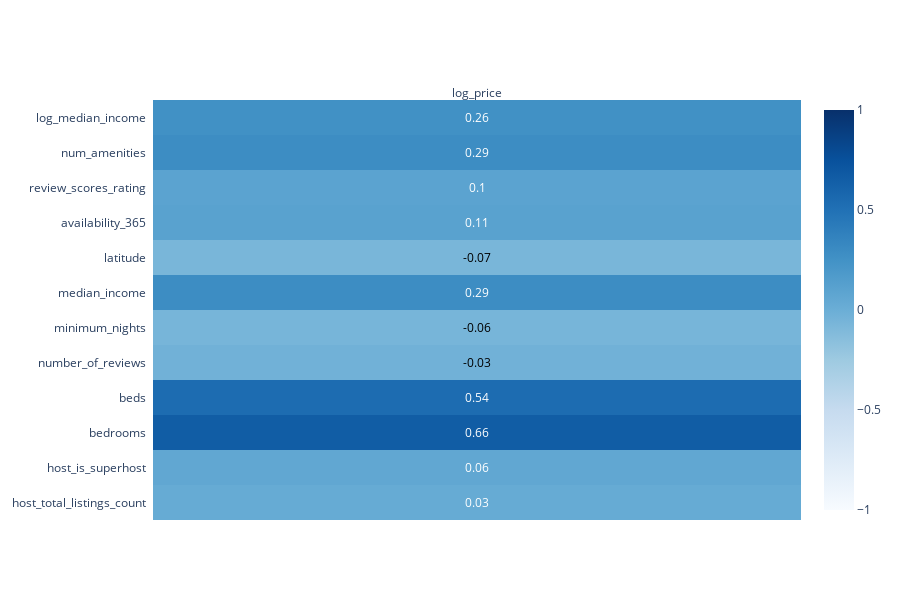

This figure's notebook cell:
### Code cell
df= pd.read_csv('df_sub.csv', dtype={"id": str})

df_a = [
    'host_total_listings_count','host_is_superhost','bedrooms',	
    'beds','number_of_reviews',	'minimum_nights',
    'median_income','latitude',	'availability_365','review_scores_rating',
    'num_amenities','log_median_income'
]
df_b = [
    'host_total_listings_count','host_is_superhost','bedrooms',	
    'beds','number_of_reviews',	'minimum_nights',
    'median_income','latitude',	'availability_365','reviews_per_month',
    'review_scores_accuracy','review_scores_checkin','review_scores_cleanliness',
    'review_scores_communication','review_scores_location','review_scores_value','review_scores_rating',
    'price','log_price'	,'num_amenities','log_median_income'
]

df_corr_r = df[df_b]
df_corr_round = df_corr_r.corr()[["log_price"]].T[df_a].T.round(2)
fig_cor = ff.create_annotated_heatmap(
    z=df_corr_round.to_numpy(),
    x=df_corr_round.columns.tolist(),
    y=df_corr_round.index.tolist(),
    zmax=1,
    zmin=-1,
    showscale=True,
    hoverongaps=True,
    colorscale='blues'
)
fig_cor.update_layout(
    legend=dict(orientation="h", yanchor="bottom", y=1, xanchor="right")
)
# fig_cor.update_layout(yaxis_tickangle=-45)
fig_cor.update_layout(xaxis_tickangle=0)
fig_cor.update_layout(title_text="", height=600)
fig_cor.show()

### Figure 1 — Plotly figure (JSON) as saved in the notebook; plotly's stock layout.template omitted (floating-point values rounded to 4 significant figures)
{"data": [{"colorscale": [[0, "rgb(247,251,255)"], [0.125, "rgb(222,235,247)"], [0.25, "rgb(198,219,239)"], [0.375, "rgb(158,202,225)"], [0.5, "rgb(107,174,214)"], [0.625, "rgb(66,146,198)"], [0.75, "rgb(33,113,181)"], [0.875, "rgb(8,81,156)"], [1, "rgb(8,48,107)"]], "hoverongaps": true, "reversescale": false, "showscale": true, "type": "heatmap", "x": ["log_price"], "y": ["host_total_listings_count", "host_is_superhost", "bedrooms", "beds", "number_of_reviews", "minimum_nights", "median_income", "latitude", "availability_365", "review_scores_rating", "num_amenities", "log_median_income"], "z": [[0.03], [0.06], [0.66], [0.54], [-0.03], [-0.06], [0.29], [-0.07], [0.11], [0.1], [0.29], [0.26]], "zmax": 1, "zmin": -1}], "layout": {"annotations": [{"font": {"color": "#FFFFFF"}, "showarrow": false, "text": "0.03", "x": "log_price", "xref": "x", "y": "host_total_listings_count", "yref": "y"}, {"font": {"color": "#FFFFFF"}, "showarrow": false, "text": "0.06", "x": "log_price", "xref": "x", "y": "host_is_superhost", "yref": "y"}, {"font": {"color": "#FFFFFF"}, "showarrow": false, "text": "0.66", "x": "log_price", "xref": "x", "y": "bedrooms", "yref": "y"}, {"font": {"color": "#FFFFFF"}, "showarrow": false, "text": "0.54", "x": "log_price", "xref": "x", "y": "beds", "yref": "y"}, {"font": {"color": "#000000"}, "showarrow": false, "text": "-0.03", "x": "log_price", "xref": "x", "y": "number_of_reviews", "yref": "y"}, {"font": {"color": "#000000"}, "showarrow": false, "text": "-0.06", "x": "log_price", "xref": "x", "y": "minimum_nights", "yref": "y"}, {"font": {"color": "#FFFFFF"}, "showarrow": false, "text": "0.29", "x": "log_price", "xref": "x", "y": "median_income", "yref": "y"}, {"font": {"color": "#000000"}, "showarrow": false, "text": "-0.07", "x": "log_price", "xref": "x", "y": "latitude", "yref": "y"}, {"font": {"color": "#FFFFFF"}, "showarrow": false, "text": "0.11", "x": "log_price", "xref": "x", "y": "availability_365", "yref": "y"}, {"font": {"color": "#FFFFFF"}, "showarrow": false, "text": "0.1", "x": "log_price", "xref": "x", "y": "review_scores_rating", "yref": "y"}, {"font": {"color": "#FFFFFF"}, "showarrow": false, "text": "0.29", "x": "log_price", "xref": "x", "y": "num_amenities", "yref": "y"}, {"font": {"color": "#FFFFFF"}, "showarrow": false, "text": "0.26", "x": "log_price", "xref": "x", "y": "log_median_income", "yref": "y"}], "height": 600, "legend": {"orientation": "h", "xanchor": "right", "y": 1, "yanchor": "bottom"}, "title": {"text": ""}, "xaxis": {"dtick": 1, "gridcolor": "rgb(0, 0, 0)", "side": "top", "tickangle": 0, "ticks": ""}, "yaxis": {"dtick": 1, "ticks": "", "ticksuffix": "  "}}}
